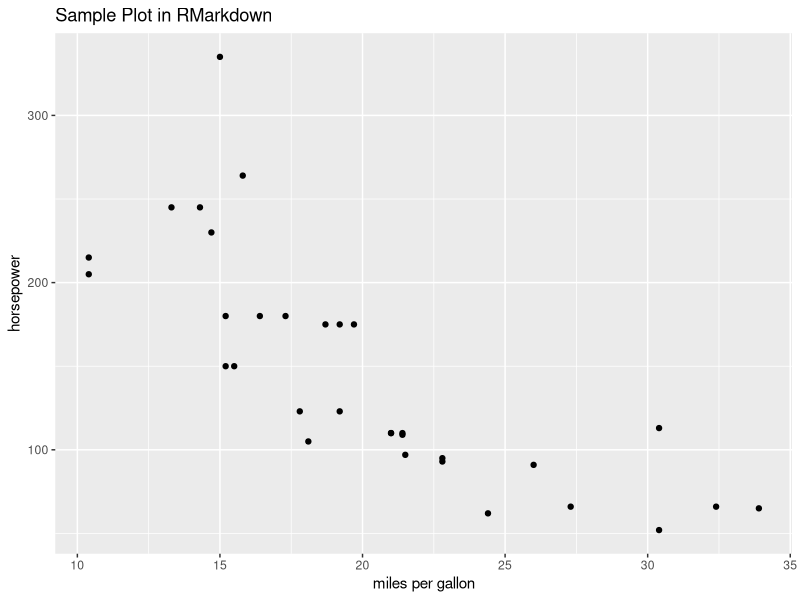

This chart was generated by the following R code:
## ---- chunk 1
library(ggplot2)
library(ggpubr)
library(backports)
library(tidyverse)
library(here)
library(lubridate)

## ---- chunk 2
ds <- mtcars
View(ds)
## ---- chunk 3
ds %>%
  ggplot(aes(mpg, hp)) + geom_point() + labs(x = "miles per gallon", y = "horsepower",
                                             title = 'Sample Plot in RMarkdown')

